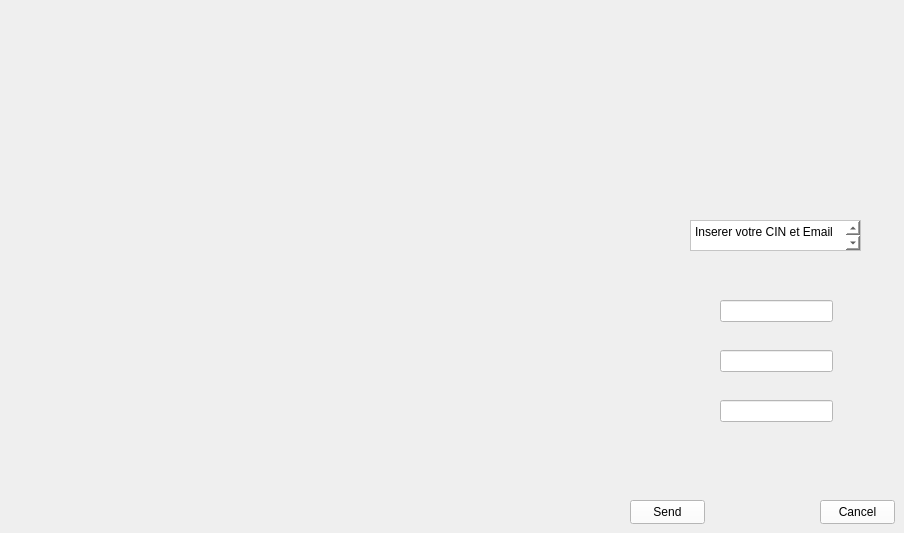
    <widget class="QWidget" name="ForgotPassword">
     <widget class="QLineEdit" name="cinLine">
      <property name="geometry">
       <rect>
        <x>720</x>
        <y>300</y>
        <width>113</width>
        <height>22</height>
       </rect>
      </property>
      <property name="styleSheet">
       <string notr="true">background-color: rgb(255, 255, 255);</string>
      </property>
     </widget>
     <widget class="QPushButton" name="Retour">
      <property name="geometry">
       <rect>
        <x>820</x>
        <y>500</y>
        <width>75</width>
        <height>24</height>
       </rect>
      </property>
      <property name="styleSheet">
       <string notr="true">background-color: rgb(255, 255, 255);</string>
      </property>
      <property name="text">
       <string>Cancel</string>
      </property>
     </widget>
     <widget class="QLineEdit" name="phoneLine">
      <property name="geometry">
       <rect>
        <x>720</x>
        <y>400</y>
        <width>113</width>
        <height>22</height>
       </rect>
      </property>
      <property name="styleSheet">
       <string notr="true">background-color: rgb(255, 255, 255);</string>
      </property>
     </widget>
     <widget class="QPushButton" name="send">
      <property name="geometry">
       <rect>
        <x>630</x>
        <y>500</y>
        <width>75</width>
        <height>24</height>
       </rect>
      </property>
      <property name="styleSheet">
       <string notr="true">background-color: rgb(255, 255, 255);</string>
      </property>
      <property name="text">
       <string>Send</string>
      </property>
     </widget>
     <widget class="QLineEdit" name="emailLine">
      <property name="geometry">
       <rect>
        <x>720</x>
        <y>350</y>
        <width>113</width>
        <height>22</height>
       </rect>
      </property>
      <property name="styleSheet">
       <string notr="true">background-color: rgb(255, 255, 255);</string>
      </property>
     </widget>
     <widget class="QTextEdit" name="textEdit">
      <property name="geometry">
       <rect>
        <x>690</x>
        <y>220</y>
        <width>171</width>
        <height>31</height>
       </rect>
      </property>
      <property name="styleSheet">
       <string notr="true">background-color: rgb(255, 255, 255);</string>
      </property>
      <property name="html">
       <string>&lt;!DOCTYPE HTML PUBLIC &quot;-//W3C//DTD HTML 4.0//EN&quot; &quot;http://www.w3.org/TR/REC-html40/strict.dtd&quot;&gt;
&lt;html&gt;&lt;head&gt;&lt;meta name=&quot;qrichtext&quot; content=&quot;1&quot; /&gt;&lt;meta charset=&quot;utf-8&quot; /&gt;&lt;style type=&quot;text/css&quot;&gt;
p, li { white-space: pre-wrap; }
hr { height: 1px; border-width: 0; }
li.unchecked::marker { content: &quot;\2610&quot;; }
li.checked::marker { content: &quot;\2612&quot;; }
&lt;/style&gt;&lt;/head&gt;&lt;body style=&quot; font-family:'Segoe UI'; font-size:9pt; font-weight:400; font-style:normal;&quot;&gt;
&lt;p style=&quot; margin-top:0px; margin-bottom:0px; margin-left:0px; margin-right:0px; -qt-block-indent:0; text-indent:0px;&quot;&gt;Inserer votre CIN et Email&lt;/p&gt;
&lt;p style=&quot;-qt-paragraph-type:empty; margin-top:0px; margin-bottom:0px; margin-left:0px; margin-right:0px; -qt-block-indent:0; text-indent:0px;&quot;&gt;&lt;br /&gt;&lt;/p&gt;&lt;/body&gt;&lt;/html&gt;</string>
      </property>
     </widget>
    </widget>
